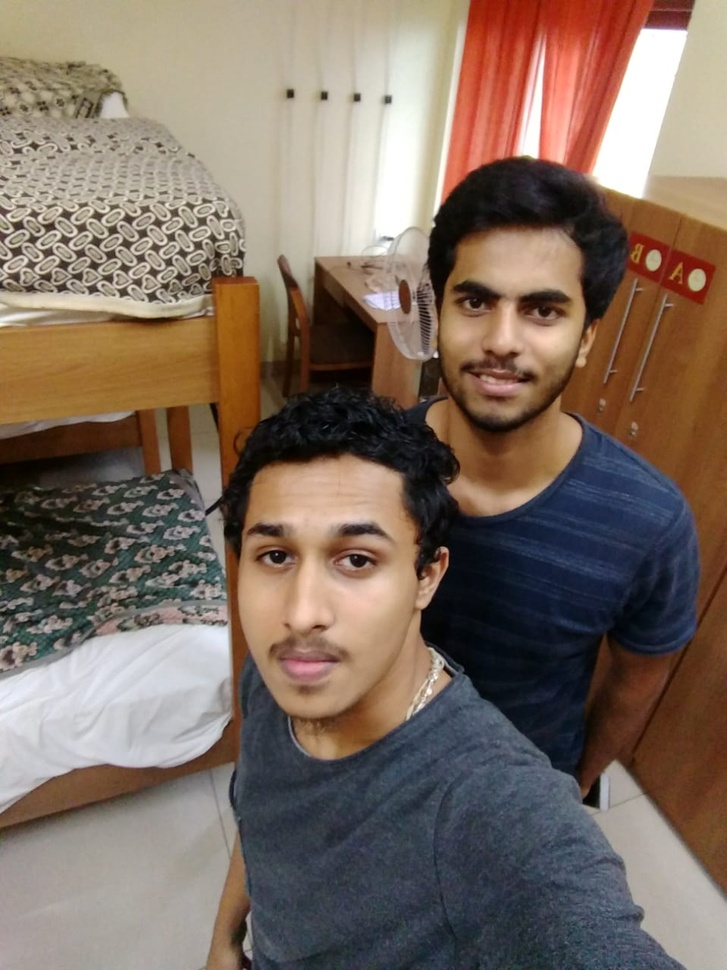
#> input picture selfie.jpg, 727 x 970 px, shrunk from 959 x 1280 before the run
$ python _14histogramEqualization.py
#> lines starting #> are read from the running program, lines starting #| are printed output that depends on the picture
# it is uniformaly distrubuting the histogram to increase the cotrast
# https://en.wikipedia.org/wiki/Histogram_equalization
import cv2
import numpy as np
from matplotlib import pyplot as plt

img = cv2.imread("selfie.jpg",0)
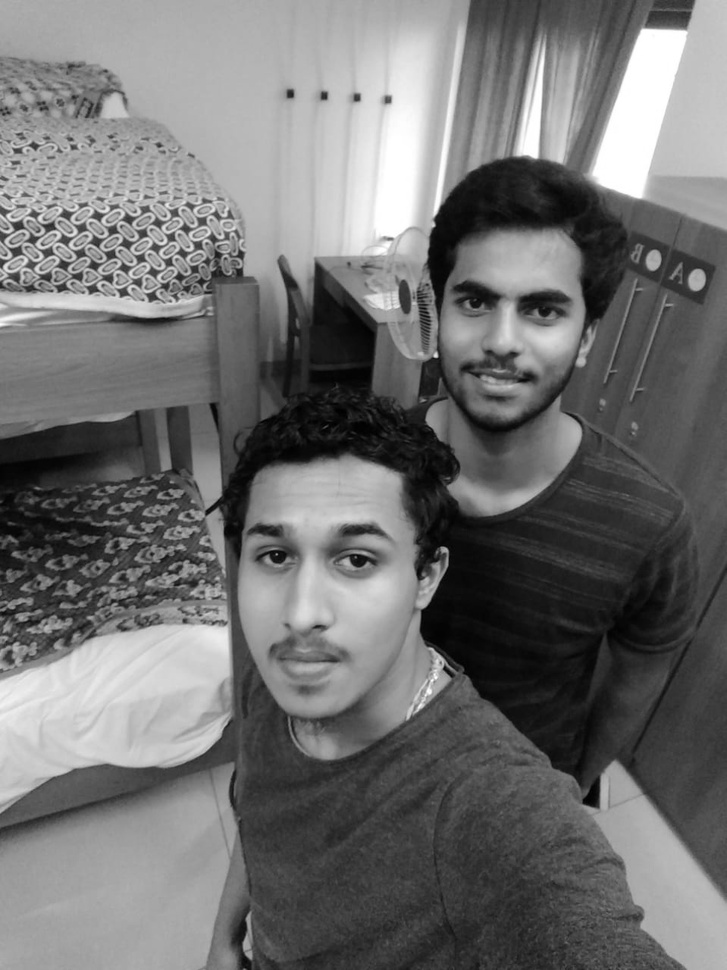
#> img: shape (970, 727); min 0, max 255, mean 112.5
equ = cv2.equalizeHist(img)
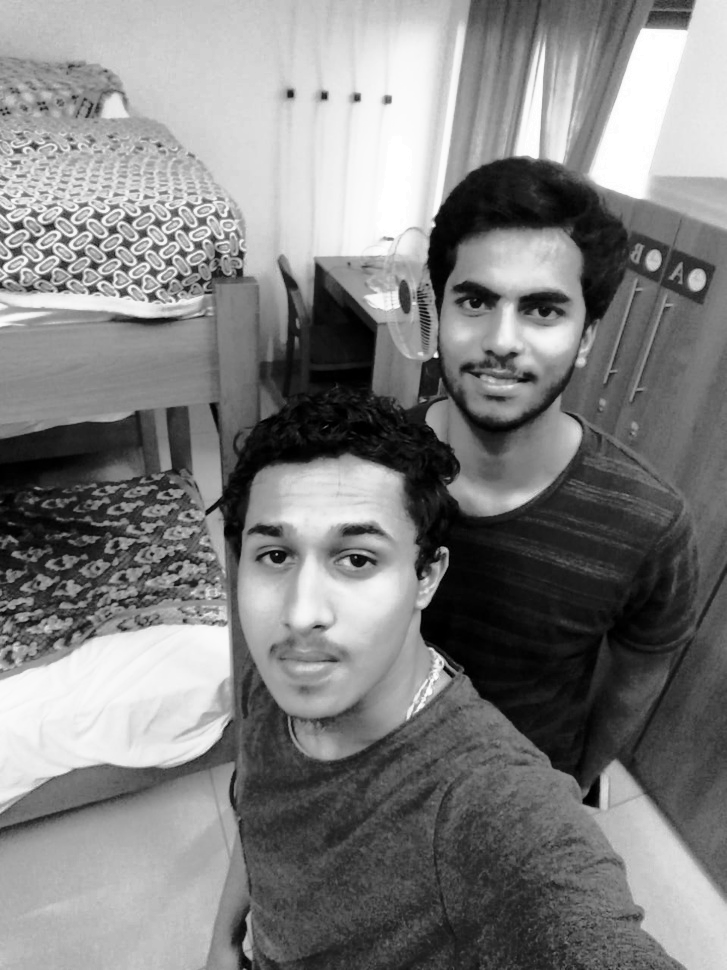
#> equ: shape (970, 727); min 0, max 255, mean 128.1
# cv2.imshow("img", equ)
plt.subplot(121),plt.imshow(img, cmap = "gray"),plt.title('Original')
plt.xticks([]), plt.yticks([])
plt.subplot(122),plt.imshow(equ, cmap = "gray"),plt.title('equlized')
plt.xticks([]), plt.yticks([])

plt.show()
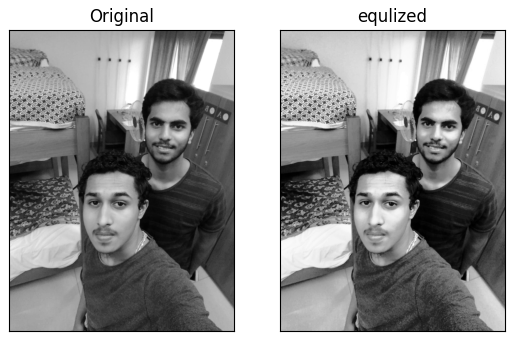
#> figure drawn by matplotlib, 2 panels
